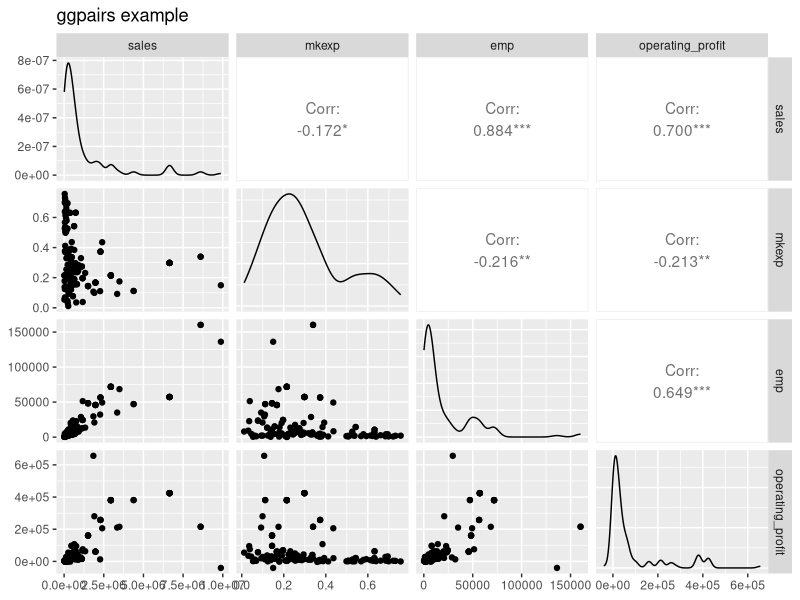
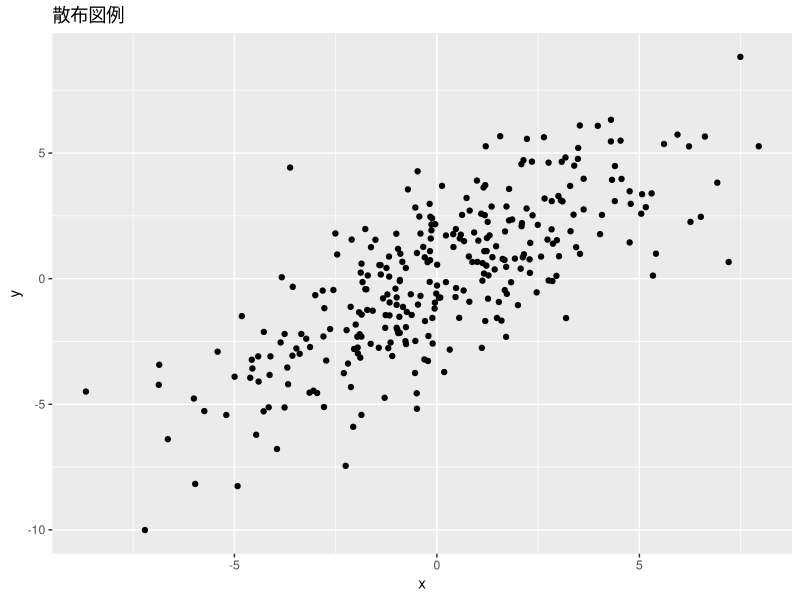
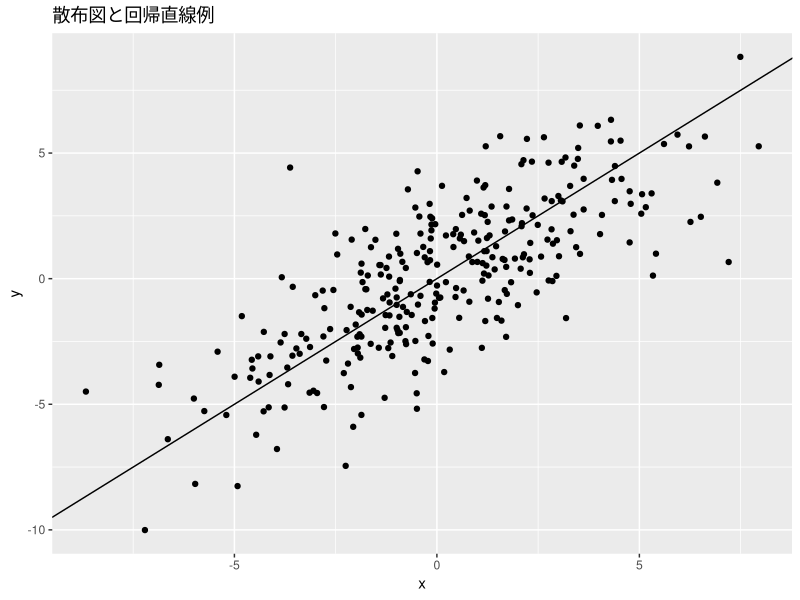
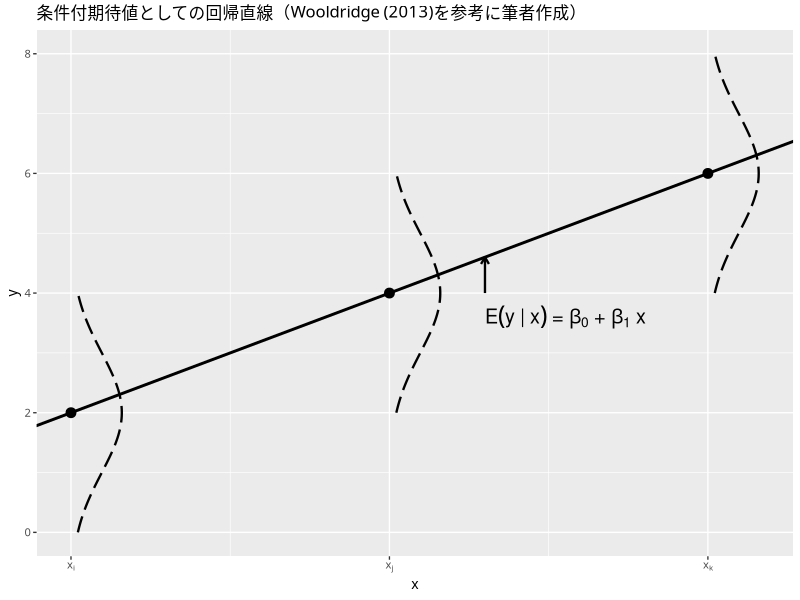

Generate these figures, in order, with R:
## ---- chunk 1
firmdata <- readxl::read_xlsx("data/MktRes_firmdata.xlsx")
## ---- chunk 2
library(tidyverse)

firmdata19 <- firmdata %>% 
  filter(fyear == 2019)
## ---- chunk 3
firmdata19 %>% 
  select(sales, mkexp, emp, operating_profit) %>% 
GGally::ggpairs()+ labs(title = "ggpairs example")
## ---- chunk 4
ds1 <- firmdata19 %>% 
  select(sales, mkexp, emp, operating_profit) %>% 
  summary()
knitr::kable(ds1, align = "cccc")
## ---- chunk 5
rho <- 0.6
set.seed(1)
x <- rnorm(n=300,mean=0,sd=3)
e1 <- rnorm(n=300,mean=0,sd=3)
y <- sqrt(rho)*x+sqrt(1-rho)*e1
datap1 <- data.frame(cbind(x,y))
p <- ggplot(data = datap1, mapping = aes(x=x,y=y))
sc1 <- p + geom_point() + labs(x = "x", y = "y", title = "散布図例")
sc1
## ---- chunk 6
reg1 <- lm(sales ~ emp, data = firmdata19)
coef(reg1)
## ---- chunk 7
sc2 <- p + geom_point() + geom_abline() + labs(x = "x", y = "y", title = "散布図と回帰直線例")
sc2
## ---- chunk 8
library(tidyverse)
theme_set(theme_gray(base_size = 10, base_family = "HiraMinProN-W3"))

x_points <- c(1, 2, 3)

# 回帰直線の切片と傾き
beta_0 <- 0
beta_1 <- 2

# 回帰直線上のyの期待値
y_points <- beta_0 + beta_1 * x_points

# 正規分布の形を模したデータを作成
curve_data <- lapply(1:3, function(i) {
  x0 <- x_points[i]
  y0 <- y_points[i]
  data.frame(
    x = dnorm(seq(-2, 2, length.out = 100)) * 0.4 + x0,  # 横に広げる
    y = seq(y0 - 2, y0 + 2, length.out = 100),
    group = i  # グループIDを付与！
  )
})
curve_data <- bind_rows(curve_data)  # rbindではなくbind_rowsを推奨

# プロット
p <- ggplot() +
  geom_abline(intercept = beta_0, slope = beta_1, color = "black", size = 1) +  # 回帰直線
  geom_point(aes(x = x_points, y = y_points), color = "black", size = 3) +  # 点
  geom_path(data = curve_data, aes(x = x, y = y, group = group), color = "black", size = 0.8, linetype = 5) +  # 分布カーブ（グループ指定！）
  annotate("text", x = 2.3, y = beta_0 + beta_1 * 1.8, 
           label = expression(E(y~"|"~x)~"="~beta[0]~"+"~beta[1]~"x"), 
           color = "black",hjust = 0, size = 5) +
   # ラベルから直線へ矢印
  annotate("segment", 
           x = 2.3, y = beta_0 + beta_1 * 2.0, 
           xend = 2.3, yend = beta_0 + beta_1 * 2.3, 
           arrow = arrow(length = unit(0.2, "cm")), 
           color = "black", size = 0.8) +
  scale_x_continuous(breaks = x_points, labels = c(expression(x[i]), expression(x[j]), expression(x[k]))) +
  labs(x = "x", y = "y", title = "条件付期待値としての回帰直線（Wooldridge (2013)を参考に筆者作成）")

p
## ---- chunk 9
summary(reg1)
## ---- chunk 10
confint(reg1,level = 0.99)
## ---- chunk 11
reg2 <- lm(operating_profit ~ adv, data = firmdata19)
summary(reg2)
confint(reg2)
## ---- chunk 12
reg3 <- lm(operating_profit ~ adv + temp + emp + labor_cost + total_assets + rd, data = firmdata19)
summary(reg3)
confint(reg3)
## ---- chunk 13
beta <- c("y に影響を直接与える", "y に影響を与えない")
cor <- c("必ず含める（欠落変数を防ぐ）","含めないほうが良い（ただし推定誤差は増えるがバイアスは増えない）")
mediate <- c("含めていけない（過剰制御）","左と同様")
nocor <- c("含めることで推定誤差は減る（含めなくてもバイアスは増えない）","左と同様")
tab_varchoice <- cbind(beta,cor,mediate,nocor)
colnames(tab_varchoice) <- c(" ", "x に影響を与える or x と同時決定", "x から影響を受ける", "x とは無相関")
knitr::kable(tab_varchoice, caption = "変数選択の指針", align = "cccc")

